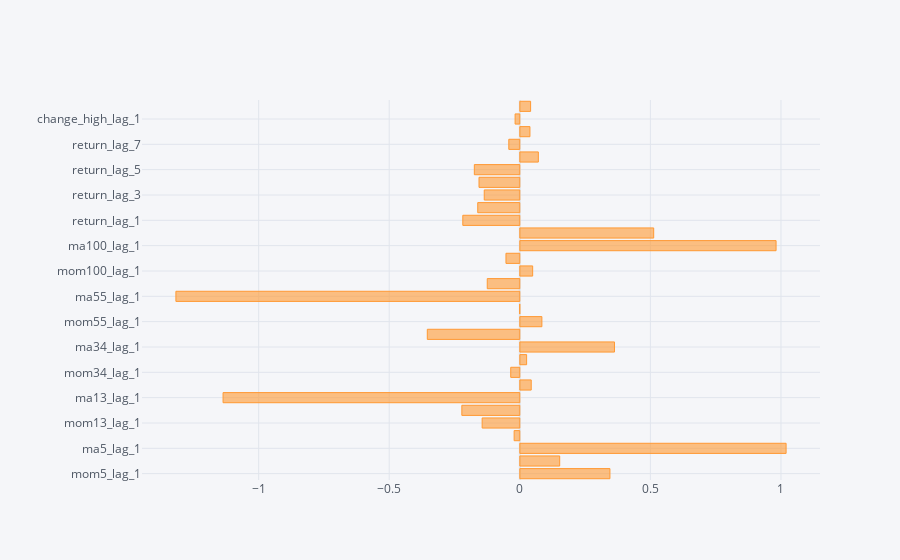

Here is the notebook cell this chart was saved with:
### Markdown cell above
### A.2b 2D features' decision plot

Choose features ['mom5_lag_1', 'return_lag_1'] for the 2d features' svc.

### Code cell
import matplotlib.pyplot as plt
pd.DataFrame({'feature_name': list(assets['XLNX'].X_train.columns), \
              'feature_importance':clf_svc['svc'].coef_[0].tolist()}).set_index('feature_name').iplot(kind='barh')

### Figure 1 — Plotly figure (JSON) as saved in the notebook; plotly's stock layout.template omitted (floating-point values rounded to 4 significant figures)
{"data": [{"marker": {"color": "rgba(255, 153, 51, 0.6)", "line": {"color": "rgba(255, 153, 51, 1.0)", "width": 1}}, "name": "feature_importance", "orientation": "h", "text": "", "type": "bar", "x": [0.3451, 0.1527, 1.02, -0.02177, -0.1442, -0.222, -1.136, 0.04367, -0.03483, 0.02605, 0.3625, -0.3542, 0.08456, -0.0003644, -1.317, -0.1246, 0.04925, -0.05303, 0.9813, 0.5126, -0.2183, -0.1611, -0.1362, -0.1563, -0.1741, 0.071, -0.04215, 0.03884, -0.01803, 0.0413], "y": ["mom5_lag_1", "std5_lag_1", "ma5_lag_1", "ewma5_lag_1", "mom13_lag_1", "std13_lag_1", "ma13_lag_1", "ewma13_lag_1", "mom34_lag_1", "std34_lag_1", "ma34_lag_1", "ewma34_lag_1", "mom55_lag_1", "std55_lag_1", "ma55_lag_1", "ewma55_lag_1", "mom100_lag_1", "std100_lag_1", "ma100_lag_1", "ewma100_lag_1", "return_lag_1", "return_lag_2", "return_lag_3", "return_lag_4", "return_lag_5", "return_lag_6", "return_lag_7", "change_open_lag_1", "change_high_lag_1", "change_low_lag_1"]}], "layout": {"legend": {"bgcolor": "#F5F6F9", "font": {"color": "#4D5663"}}, "paper_bgcolor": "#F5F6F9", "plot_bgcolor": "#F5F6F9", "title": {"font": {"color": "#4D5663"}}, "xaxis": {"gridcolor": "#E1E5ED", "showgrid": true, "tickfont": {"color": "#4D5663"}, "title": {"font": {"color": "#4D5663"}, "text": ""}, "zerolinecolor": "#E1E5ED"}, "yaxis": {"gridcolor": "#E1E5ED", "showgrid": true, "tickfont": {"color": "#4D5663"}, "title": {"font": {"color": "#4D5663"}, "text": ""}, "zerolinecolor": "#E1E5ED"}}}
